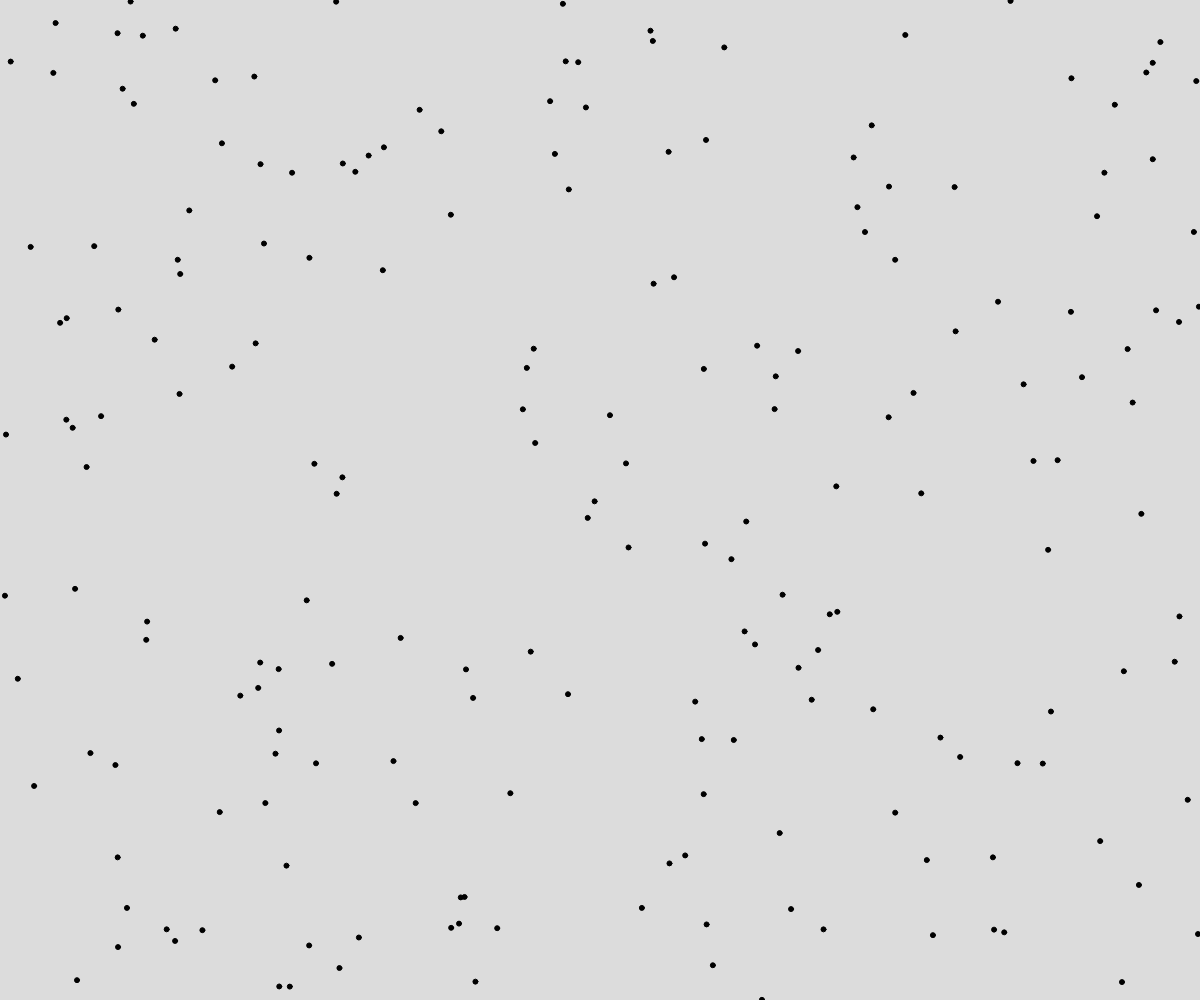
Frame 1 (no input)
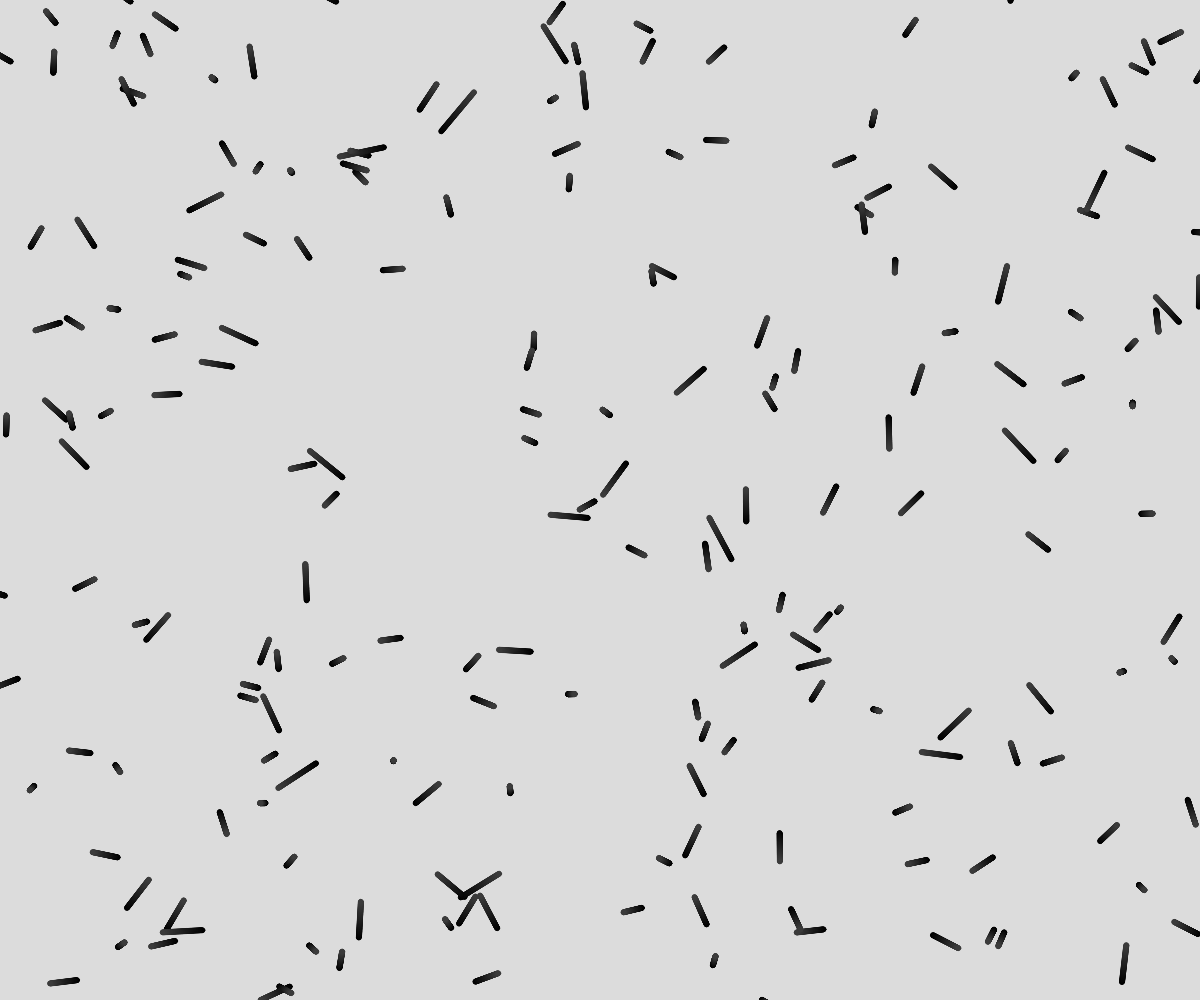
Frame 60 (no input)
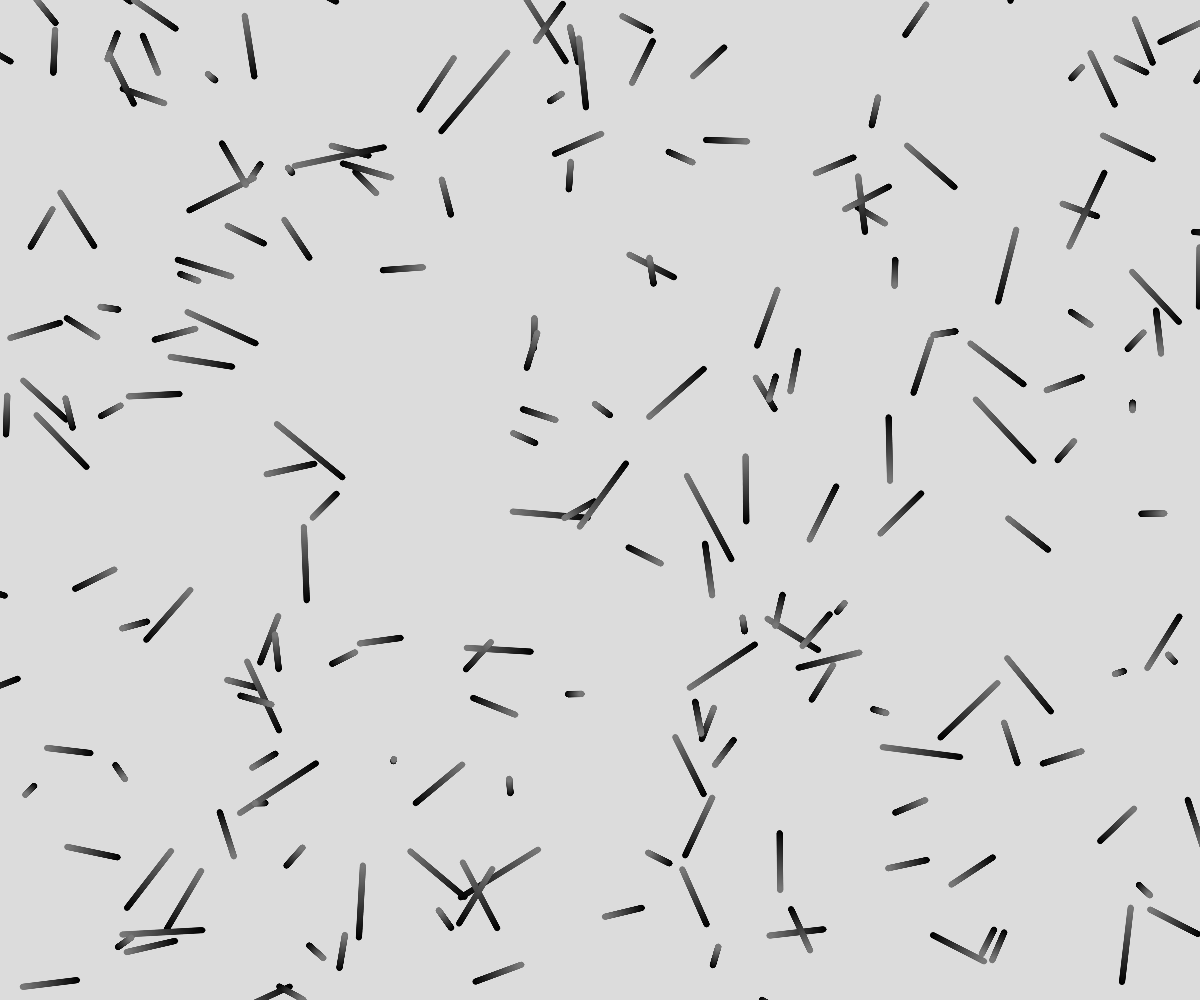
Frame 120 (the mouse pressed at the canvas centre since frame 60)

The p5.js sketch that drew these frames (run headless with seeded random() and noise() and a simulated clock; from frame 60 on, the mouse is pressed at the canvas centre):

// p5.js sketch
// ── sketch.js
let SHADE = 0;
let DIR = 1;
let theta = 0;
let r;
let x;
let y;  
let startX;
let startY;
let xoffset = 0;
let yoffset = 1000;
let zoffset = 100;
let start_pos;
let balls = [];
let NUM_BALLS = 200;
let offsets = [];

function setup() {
  createCanvas(windowWidth, windowHeight);
  background(220);
  r = max(width,height) * 0.7;
  startX = windowWidth/2;
  startY = windowHeight /2;
  start_pos = createVector(startX, startY)
  for(let i =0; i < NUM_BALLS; i++){
    balls.push(createVector(random(width), random(height)));
    offsets.push(random() * 10000)
  }
}

function draw() {
  zoffset +=0.0015
  
  stroke(SHADE)
  fill(SHADE)
  for(let i =0; i < NUM_BALLS; i++){
    let ball = balls[i]
    let offset = offsets[i]
    if(ball.dist(start_pos) > r){
      console.log(ball.dist(start_pos), r)
      
      if(random() < 0.3){
        ball.x = random(width)
        ball.y = random(height) 
      }else{
        ball.x = startX
        ball.y = startY
      }
      
      offset = random() * 10000
    }
    ball.x += (noise(offset) - 0.5) * 2
    ball.y += (noise(offset+1000) - 0.5) * 2
    offset += 0.01
  
  
    ellipse(ball.x, ball.y,5)

  }


  SHADE += 1 * DIR;
  if(SHADE > 255){
    SHADE = 255;
    DIR = -1;
  }
  if(SHADE < 0){
    SHADE = 0;
    DIR = 1;
  }


}
